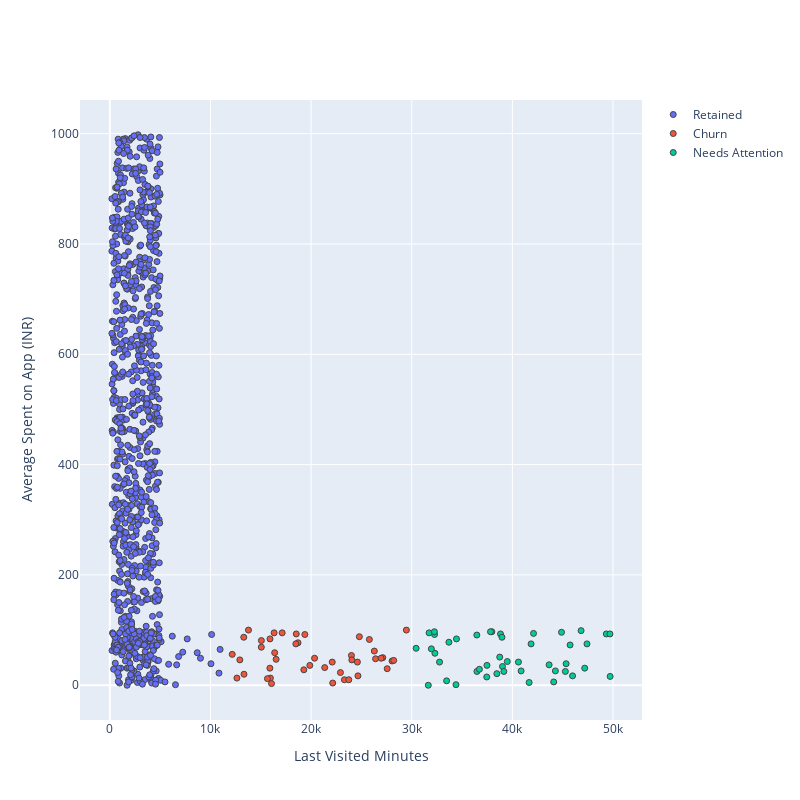

Write notebook code for a chart like this one.
### Code cell
PLOT = go.Figure()
for i in list(data["Segments"].unique()):
    

    PLOT.add_trace(go.Scatter(x = data[data["Segments"]== i]['Last Visited Minutes'],
                                y = data[data["Segments"] == i]['Average Spent on App (INR)'],
                                mode = 'markers',marker_size = 6, marker_line_width = 1,
                                name = str(i)))
PLOT.update_traces(hovertemplate='Last Visited Minutes: %{x} <br>Average Spent on App (INR): %{y}')

    
PLOT.update_layout(width = 800, height = 800, autosize = True, showlegend = True,
                   yaxis_title = 'Average Spent on App (INR)',
                   xaxis_title = 'Last Visited Minutes',
                   scene = dict(xaxis=dict(title = 'Last Visited Minutes', titlefont_color = 'black'),
                                yaxis=dict(title = 'Average Spent on App (INR)', titlefont_color = 'black')))

### Figure 1 — Plotly figure (JSON) as saved in the notebook; plotly's stock layout.template omitted (floating-point values rounded to 4 significant figures; data arrays with more than 128 entries replaced by an {"elided": "..."} marker saying what was removed)
{"data": [{"hovertemplate": "Last Visited Minutes: %{x} <br>Average Spent on App (INR): %{y}", "marker": {"line": {"width": 1}, "size": 6}, "mode": "markers", "name": "Retained", "type": "scatter", "x": {"elided": "910 int values"}, "y": {"elided": "910 int values"}}, {"hovertemplate": "Last Visited Minutes: %{x} <br>Average Spent on App (INR): %{y}", "marker": {"line": {"width": 1}, "size": 6}, "mode": "markers", "name": "Churn", "type": "scatter", "x": [24008, 26405, 22915, 13331, 28046, 12629, 25789, 24048, 29465, 19379, 15053, 23311, 24656, 18701, 21352, 17126, 13777, 22099, 16523, 19278, 27125, 15060, 26282, 16381, 15915, 12920, 12163, 20344, 24600, 24796, 18485, 15953, 28208, 19874, 23745, 22148, 18525, 13310, 15662, 27561, 26958, 16067, 16324, 15904], "y": [54, 48, 23, 20, 44, 13, 83, 46, 100, 92, 69, 10, 17, 77, 32, 95, 100, 42, 47, 28, 50, 81, 62, 59, 84, 46, 56, 49, 42, 88, 75, 13, 45, 36, 10, 4, 93, 87, 12, 30, 49, 3, 95, 31]}, {"hovertemplate": "Last Visited Minutes: %{x} <br>Average Spent on App (INR): %{y}", "marker": {"line": {"width": 1}, "size": 6}, "mode": "markers", "name": "Needs Attention", "type": "scatter", "x": [37959, 49334, 39016, 30435, 40868, 42101, 33465, 41859, 40603, 31724, 43650, 38744, 38821, 49715, 36469, 45339, 47187, 49696, 39153, 37826, 32302, 37453, 47412, 31950, 45979, 38457, 45265, 36478, 46826, 37474, 44275, 44883, 34395, 32265, 38966, 44107, 41664, 31644, 34445, 32253, 36725, 33692, 32762, 45734, 39494], "y": [97, 93, 34, 67, 26, 94, 8, 75, 42, 95, 37, 51, 93, 16, 91, 39, 31, 93, 25, 97, 58, 15, 75, 66, 17, 21, 25, 25, 99, 36, 26, 96, 1, 92, 87, 6, 5, 0, 84, 97, 29, 78, 42, 73, 43]}], "layout": {"autosize": true, "height": 800, "scene": {"xaxis": {"title": {"font": {"color": "black"}, "text": "Last Visited Minutes"}}, "yaxis": {"title": {"font": {"color": "black"}, "text": "Average Spent on App (INR)"}}}, "showlegend": true, "width": 800, "xaxis": {"title": {"text": "Last Visited Minutes"}}, "yaxis": {"title": {"text": "Average Spent on App (INR)"}}}}
